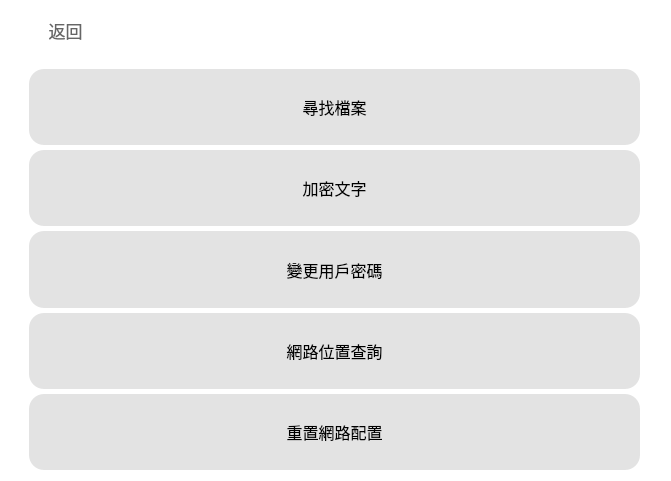
    <widget class="QWidget" name="More_Tools_widget" native="true">
     <property name="geometry">
      <rect>
       <x>170</x>
       <y>50</y>
       <width>671</width>
       <height>481</height>
      </rect>
     </property>
     <property name="font">
      <font>
       <family>Microsoft YaHei</family>
       <pointsize>11</pointsize>
       <stylestrategy>PreferAntialias</stylestrategy>
      </font>
     </property>
     <property name="styleSheet">
      <string notr="true">background-color:rgba(255, 255, 255,240);</string>
     </property>
     <widget class="QPushButton" name="More_Tools_Back">
      <property name="geometry">
       <rect>
        <x>10</x>
        <y>10</y>
        <width>111</width>
        <height>41</height>
       </rect>
      </property>
      <property name="sizePolicy">
       <sizepolicy hsizetype="Minimum" vsizetype="Minimum">
        <horstretch>0</horstretch>
        <verstretch>0</verstretch>
       </sizepolicy>
      </property>
      <property name="font">
       <font>
        <family>Microsoft YaHei</family>
        <pointsize>13</pointsize>
        <stylestrategy>PreferAntialias</stylestrategy>
       </font>
      </property>
      <property name="focusPolicy">
       <enum>Qt::StrongFocus</enum>
      </property>
      <property name="styleSheet">
       <string notr="true">QPushButton
{
	border:none;
	background-color:rgba(0,0,0,0);
	color:rgba(60,60,60,200);
}
QPushButton:hover
{
    color:rgba(60,60,60,255);
}
</string>
      </property>
      <property name="text">
       <string>返回</string>
      </property>
      <property name="icon">
       <iconset>
        <normaloff>:/icon/Icon/exit2.png</normaloff>:/icon/Icon/exit2.png</iconset>
      </property>
      <property name="iconSize">
       <size>
        <width>20</width>
        <height>20</height>
       </size>
      </property>
      <property name="checkable">
       <bool>false</bool>
      </property>
     </widget>
     <widget class="QWidget" name="verticalLayoutWidget_7">
      <property name="geometry">
       <rect>
        <x>19</x>
        <y>59</y>
        <width>631</width>
        <height>421</height>
       </rect>
      </property>
      <layout class="QVBoxLayout" name="More_Tools_verticalLayout">
       <property name="spacing">
        <number>5</number>
       </property>
       <property name="leftMargin">
        <number>10</number>
       </property>
       <property name="topMargin">
        <number>10</number>
       </property>
       <property name="rightMargin">
        <number>10</number>
       </property>
       <property name="bottomMargin">
        <number>10</number>
       </property>
       <item>
        <widget class="QPushButton" name="Look_for_File_Button">
         <property name="sizePolicy">
          <sizepolicy hsizetype="Minimum" vsizetype="Minimum">
           <horstretch>0</horstretch>
           <verstretch>0</verstretch>
          </sizepolicy>
         </property>
         <property name="font">
          <font>
           <family>Microsoft YaHei</family>
           <pointsize>12</pointsize>
           <stylestrategy>PreferAntialias</stylestrategy>
          </font>
         </property>
         <property name="focusPolicy">
          <enum>Qt::StrongFocus</enum>
         </property>
         <property name="styleSheet">
          <string notr="true">QPushButton
{
	border:none;
	background-color:rgba(20,20,20,30);
	border-radius: 15px;
}
QPushButton:hover
{
    background-color:rgba(20,20,20,50);
}
QPushButton:pressed
{
    background-color:rgba(20,20,20,70);
}</string>
         </property>
         <property name="text">
          <string>尋找檔案</string>
         </property>
         <property name="iconSize">
          <size>
           <width>16</width>
           <height>16</height>
          </size>
         </property>
         <property name="checkable">
          <bool>false</bool>
         </property>
        </widget>
       </item>
       <item>
        <widget class="QPushButton" name="Encryption_Text_Button">
         <property name="sizePolicy">
          <sizepolicy hsizetype="Minimum" vsizetype="Minimum">
           <horstretch>0</horstretch>
           <verstretch>0</verstretch>
          </sizepolicy>
         </property>
         <property name="font">
          <font>
           <family>Microsoft YaHei</family>
           <pointsize>12</pointsize>
           <stylestrategy>PreferAntialias</stylestrategy>
          </font>
         </property>
         <property name="focusPolicy">
          <enum>Qt::StrongFocus</enum>
         </property>
         <property name="styleSheet">
          <string notr="true">QPushButton
{
	border:none;
	background-color:rgba(20,20,20,30);
	border-radius: 15px;
}
QPushButton:hover
{
    background-color:rgba(20,20,20,50);
}
QPushButton:pressed
{
    background-color:rgba(20,20,20,70);
}</string>
         </property>
         <property name="text">
          <string>加密文字</string>
         </property>
         <property name="iconSize">
          <size>
           <width>16</width>
           <height>16</height>
          </size>
         </property>
         <property name="checkable">
          <bool>false</bool>
         </property>
        </widget>
       </item>
       <item>
        <widget class="QPushButton" name="Change_Users_Password_Button">
         <property name="sizePolicy">
          <sizepolicy hsizetype="Minimum" vsizetype="Minimum">
           <horstretch>0</horstretch>
           <verstretch>0</verstretch>
          </sizepolicy>
         </property>
         <property name="font">
          <font>
           <family>Microsoft YaHei</family>
           <pointsize>12</pointsize>
           <stylestrategy>PreferAntialias</stylestrategy>
          </font>
         </property>
         <property name="focusPolicy">
          <enum>Qt::StrongFocus</enum>
         </property>
         <property name="styleSheet">
          <string notr="true">QPushButton
{
	border:none;
	background-color:rgba(20,20,20,30);
	border-radius: 15px;
}
QPushButton:hover
{
    background-color:rgba(20,20,20,50);
}
QPushButton:pressed
{
    background-color:rgba(20,20,20,70);
}</string>
         </property>
         <property name="text">
          <string>變更用戶密碼</string>
         </property>
         <property name="iconSize">
          <size>
           <width>16</width>
           <height>16</height>
          </size>
         </property>
         <property name="checkable">
          <bool>false</bool>
         </property>
        </widget>
       </item>
       <item>
        <widget class="QPushButton" name="Internet_location_Query_Button">
         <property name="sizePolicy">
          <sizepolicy hsizetype="Minimum" vsizetype="Minimum">
           <horstretch>0</horstretch>
           <verstretch>0</verstretch>
          </sizepolicy>
         </property>
         <property name="font">
          <font>
           <family>Microsoft YaHei</family>
           <pointsize>12</pointsize>
           <stylestrategy>PreferAntialias</stylestrategy>
          </font>
         </property>
         <property name="focusPolicy">
          <enum>Qt::StrongFocus</enum>
         </property>
         <property name="styleSheet">
          <string notr="true">QPushButton
{
	border:none;
	background-color:rgba(20,20,20,30);
	border-radius: 15px;
}
QPushButton:hover
{
    background-color:rgba(20,20,20,50);
}
QPushButton:pressed
{
    background-color:rgba(20,20,20,70);
}</string>
         </property>
         <property name="text">
          <string>網路位置查詢</string>
         </property>
         <property name="iconSize">
          <size>
           <width>16</width>
           <height>16</height>
          </size>
         </property>
         <property name="checkable">
          <bool>false</bool>
         </property>
        </widget>
       </item>
       <item>
        <widget class="QPushButton" name="Rework_Network_Configuration_Button">
         <property name="sizePolicy">
          <sizepolicy hsizetype="Minimum" vsizetype="Minimum">
           <horstretch>0</horstretch>
           <verstretch>0</verstretch>
          </sizepolicy>
         </property>
         <property name="font">
          <font>
           <family>Microsoft YaHei</family>
           <pointsize>12</pointsize>
           <stylestrategy>PreferAntialias</stylestrategy>
          </font>
         </property>
         <property name="focusPolicy">
          <enum>Qt::StrongFocus</enum>
         </property>
         <property name="styleSheet">
          <string notr="true">QPushButton
{
	border:none;
	background-color:rgba(20,20,20,30);
	border-radius: 15px;
}
QPushButton:hover
{
    background-color:rgba(20,20,20,50);
}
QPushButton:pressed
{
    background-color:rgba(20,20,20,70);
}</string>
         </property>
         <property name="text">
          <string>重置網路配置</string>
         </property>
         <property name="iconSize">
          <size>
           <width>16</width>
           <height>16</height>
          </size>
         </property>
         <property name="checkable">
          <bool>false</bool>
         </property>
        </widget>
       </item>
      </layout>
     </widget>
    </widget>
